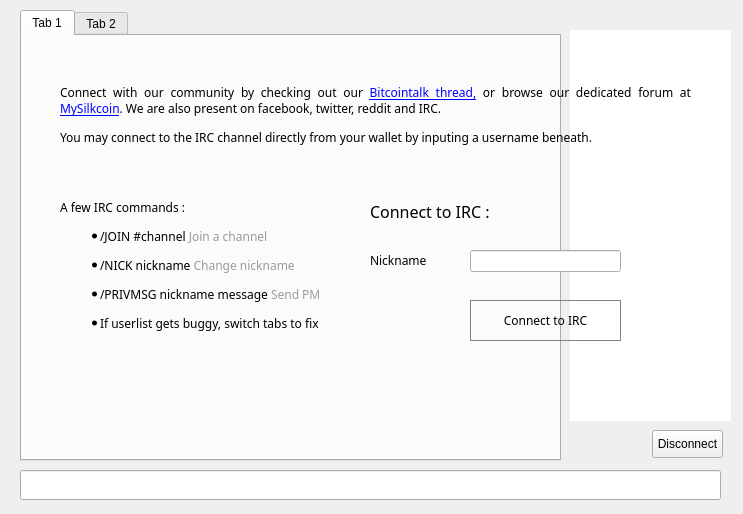
<?xml version="1.0" encoding="UTF-8"?>
<ui version="4.0">
 <class>ChatWindowClass</class>
 <widget class="QWidget" name="ChatWindowClass">
  <property name="geometry">
   <rect>
    <x>0</x>
    <y>0</y>
    <width>743</width>
    <height>514</height>
   </rect>
  </property>
  <widget class="QWidget" name="widget_2" native="true">
   <property name="geometry">
    <rect>
     <x>0</x>
     <y>0</y>
     <width>741</width>
     <height>511</height>
    </rect>
   </property>
   <widget class="QWidget" name="splitter" native="true">
    <property name="enabled">
     <bool>true</bool>
    </property>
    <property name="geometry">
     <rect>
      <x>10</x>
      <y>10</y>
      <width>721</width>
      <height>501</height>
     </rect>
    </property>
    <property name="styleSheet">
     <string notr="true"/>
    </property>
    <widget class="QTabWidget" name="tab">
     <property name="geometry">
      <rect>
       <x>10</x>
       <y>0</y>
       <width>541</width>
       <height>451</height>
      </rect>
     </property>
     <property name="styleSheet">
      <string notr="true"/>
     </property>
     <property name="tabShape">
      <enum>QTabWidget::Rounded</enum>
     </property>
     <property name="currentIndex">
      <number>0</number>
     </property>
     <property name="tabsClosable">
      <bool>false</bool>
     </property>
     <widget class="QWidget" name="widget_4">
      <attribute name="title">
       <string>Tab 1</string>
      </attribute>
     </widget>
     <widget class="QWidget" name="tab_5">
      <attribute name="title">
       <string>Tab 2</string>
      </attribute>
     </widget>
    </widget>
    <widget class="QLineEdit" name="lineEdit">
     <property name="geometry">
      <rect>
       <x>10</x>
       <y>460</y>
       <width>701</width>
       <height>30</height>
      </rect>
     </property>
     <property name="sizePolicy">
      <sizepolicy hsizetype="Fixed" vsizetype="Fixed">
       <horstretch>0</horstretch>
       <verstretch>0</verstretch>
      </sizepolicy>
     </property>
     <property name="maximumSize">
      <size>
       <width>16777215</width>
       <height>30</height>
      </size>
     </property>
    </widget>
    <widget class="QListView" name="userView">
     <property name="geometry">
      <rect>
       <x>560</x>
       <y>20</y>
       <width>161</width>
       <height>391</height>
      </rect>
     </property>
     <property name="minimumSize">
      <size>
       <width>0</width>
       <height>300</height>
      </size>
     </property>
     <property name="styleSheet">
      <string notr="true">border-radius:10px;</string>
     </property>
    </widget>
    <widget class="QPushButton" name="disconnect">
     <property name="geometry">
      <rect>
       <x>642</x>
       <y>420</y>
       <width>71</width>
       <height>28</height>
      </rect>
     </property>
     <property name="text">
      <string>Disconnect</string>
     </property>
    </widget>
   </widget>
   <widget class="QWidget" name="hide3" native="true">
    <property name="geometry">
     <rect>
      <x>0</x>
      <y>0</y>
      <width>741</width>
      <height>511</height>
     </rect>
    </property>
    <property name="styleSheet">
     <string notr="true">font-family:Proxima Nova Rg;</string>
    </property>
    <widget class="QWidget" name="layoutWidget">
     <property name="geometry">
      <rect>
       <x>10</x>
       <y>6</y>
       <width>731</width>
       <height>41</height>
      </rect>
     </property>
     <layout class="QHBoxLayout" name="hide1">
      <property name="spacing">
       <number>7</number>
      </property>
      <item>
       <widget class="QLabel" name="label_9">
        <property name="sizePolicy">
         <sizepolicy hsizetype="Preferred" vsizetype="Preferred">
          <horstretch>0</horstretch>
          <verstretch>0</verstretch>
         </sizepolicy>
        </property>
        <property name="font">
         <font>
          <family>Proxima Nova Rg</family>
         </font>
        </property>
        <property name="text">
         <string>&lt;html&gt;&lt;head/&gt;&lt;body&gt;&lt;p align=&quot;center&quot;&gt;&lt;img src=&quot;:/icons/res/icons/socialt.png&quot;/&gt;&lt;/p&gt;&lt;/body&gt;&lt;/html&gt;</string>
        </property>
       </widget>
      </item>
     </layout>
    </widget>
    <widget class="QLabel" name="hide2">
     <property name="geometry">
      <rect>
       <x>60</x>
       <y>70</y>
       <width>631</width>
       <height>91</height>
      </rect>
     </property>
     <property name="text">
      <string>&lt;html&gt;&lt;head/&gt;&lt;body&gt;&lt;p align=&quot;justify&quot;&gt;&lt;span style=&quot; font-size:9pt;&quot;&gt;Connect with our community by checking out our &lt;/span&gt;&lt;a href=&quot;https://bitcointalk.org/index.php?topic=599438.0&quot;&gt;&lt;span style=&quot; font-size:9pt; text-decoration: underline; color:#0000ff;&quot;&gt;Bitcointalk thread,&lt;/span&gt;&lt;/a&gt;&lt;span style=&quot; font-size:9pt;&quot;&gt; or browse our dedicated forum at &lt;/span&gt;&lt;a href=&quot;http://www.mysilkcoin.com&quot;&gt;&lt;span style=&quot; font-size:9pt; text-decoration: underline; color:#0000ff;&quot;&gt;MySilkcoin&lt;/span&gt;&lt;/a&gt;&lt;span style=&quot; font-size:9pt;&quot;&gt;. We are also present on facebook, twitter, reddit and IRC.&lt;/span&gt;&lt;/p&gt;&lt;p align=&quot;justify&quot;&gt;&lt;span style=&quot; font-size:9pt;&quot;&gt;You may connect to the IRC channel directly from your wallet by inputing a username beneath.&lt;/span&gt;&lt;/p&gt;&lt;/body&gt;&lt;/html&gt;</string>
     </property>
     <property name="wordWrap">
      <bool>true</bool>
     </property>
     <property name="openExternalLinks">
      <bool>true</bool>
     </property>
    </widget>
    <widget class="QLabel" name="label">
     <property name="geometry">
      <rect>
       <x>100</x>
       <y>380</y>
       <width>71</width>
       <height>51</height>
      </rect>
     </property>
     <property name="text">
      <string>&lt;html&gt;&lt;head/&gt;&lt;body&gt;&lt;p align=&quot;center&quot;&gt;&lt;a href=&quot;https://twitter.com/Silk_coin&quot;&gt;&lt;span style=&quot; text-decoration: underline; color:#0000ff;&quot;&gt;&lt;img src=&quot;:/icons/twitter&quot;/&gt;&lt;/span&gt;&lt;/a&gt;&lt;/p&gt;&lt;/body&gt;&lt;/html&gt;</string>
     </property>
     <property name="margin">
      <number>5</number>
     </property>
     <property name="openExternalLinks">
      <bool>true</bool>
     </property>
    </widget>
    <widget class="QLabel" name="label_3">
     <property name="geometry">
      <rect>
       <x>190</x>
       <y>380</y>
       <width>53</width>
       <height>51</height>
      </rect>
     </property>
     <property name="text">
      <string>&lt;html&gt;&lt;head/&gt;&lt;body&gt;&lt;p&gt;&lt;a href=&quot;https://www.facebook.com/Silkcoin&quot;&gt;&lt;span style=&quot; text-decoration: underline; color:#0000ff;&quot;&gt;&lt;img src=&quot;:/icons/face&quot;/&gt;&lt;/span&gt;&lt;/a&gt;&lt;/p&gt;&lt;/body&gt;&lt;/html&gt;</string>
     </property>
     <property name="openExternalLinks">
      <bool>true</bool>
     </property>
    </widget>
    <widget class="QLabel" name="label_4">
     <property name="geometry">
      <rect>
       <x>260</x>
       <y>380</y>
       <width>41</width>
       <height>51</height>
      </rect>
     </property>
     <property name="text">
      <string>&lt;html&gt;&lt;head/&gt;&lt;body&gt;&lt;p&gt;&lt;a href=&quot;http://www.reddit.com/r/silkcoinofficial/&quot;&gt;&lt;span style=&quot; text-decoration: underline; color:#0000ff;&quot;&gt;&lt;img src=&quot;:/icons/reddit&quot;/&gt;&lt;/span&gt;&lt;/a&gt;&lt;/p&gt;&lt;/body&gt;&lt;/html&gt;</string>
     </property>
     <property name="openExternalLinks">
      <bool>true</bool>
     </property>
    </widget>
    <widget class="QLabel" name="label_2">
     <property name="geometry">
      <rect>
       <x>60</x>
       <y>160</y>
       <width>291</width>
       <height>211</height>
      </rect>
     </property>
     <property name="text">
      <string>&lt;html&gt;&lt;head/&gt;&lt;body&gt;&lt;p&gt;A few IRC commands :&lt;/p&gt;&lt;ul style=&quot;margin-top: 0px; margin-bottom: 0px; margin-left: 0px; margin-right: 0px; -qt-list-indent: 1;&quot;&gt;&lt;li style=&quot; margin-top:12px; margin-bottom:12px; margin-left:0px; margin-right:0px; -qt-block-indent:0; text-indent:0px;&quot;&gt;/JOIN #channel &lt;span style=&quot; color:#9a9a9a;&quot;&gt;Join a channel&lt;/span&gt;&lt;/li&gt;&lt;li style=&quot; margin-top:12px; margin-bottom:12px; margin-left:0px; margin-right:0px; -qt-block-indent:0; text-indent:0px;&quot;&gt;/NICK nickname &lt;span style=&quot; color:#9a9a9a;&quot;&gt;Change nickname&lt;/span&gt;&lt;/li&gt;&lt;li style=&quot; margin-top:12px; margin-bottom:12px; margin-left:0px; margin-right:0px; -qt-block-indent:0; text-indent:0px;&quot;&gt;/PRIVMSG nickname message &lt;span style=&quot; color:#9a9a9a;&quot;&gt;Send PM &lt;/span&gt;&lt;/li&gt;&lt;li style=&quot; margin-top:0px; margin-bottom:0px; margin-left:0px; margin-right:0px; -qt-block-indent:0; text-indent:0px;&quot;&gt;If userlist gets buggy, switch tabs to fix&lt;/li&gt;&lt;/ul&gt;&lt;/body&gt;&lt;/html&gt;</string>
     </property>
    </widget>
    <widget class="QLineEdit" name="editPseudo">
     <property name="geometry">
      <rect>
       <x>470</x>
       <y>250</y>
       <width>151</width>
       <height>22</height>
      </rect>
     </property>
     <property name="text">
      <string/>
     </property>
    </widget>
    <widget class="QLabel" name="label_5">
     <property name="geometry">
      <rect>
       <x>370</x>
       <y>250</y>
       <width>61</width>
       <height>21</height>
      </rect>
     </property>
     <property name="text">
      <string>Nickname</string>
     </property>
    </widget>
    <widget class="QPushButton" name="buttonConnect">
     <property name="geometry">
      <rect>
       <x>470</x>
       <y>300</y>
       <width>151</width>
       <height>41</height>
      </rect>
     </property>
     <property name="styleSheet">
      <string notr="true">border-radius:40px;border:1px solid grey</string>
     </property>
     <property name="text">
      <string>Connect to IRC</string>
     </property>
    </widget>
    <widget class="QLabel" name="label_10">
     <property name="geometry">
      <rect>
       <x>370</x>
       <y>200</y>
       <width>161</width>
       <height>21</height>
      </rect>
     </property>
     <property name="text">
      <string>&lt;html&gt;&lt;head/&gt;&lt;body&gt;&lt;p&gt;&lt;span style=&quot; font-size:12pt;&quot;&gt;Connect to IRC :&lt;/span&gt;&lt;/p&gt;&lt;/body&gt;&lt;/html&gt;</string>
     </property>
    </widget>
    <zorder>layoutWidget</zorder>
    <zorder>hide2</zorder>
    <zorder>label</zorder>
    <zorder>label_3</zorder>
    <zorder>label_4</zorder>
    <zorder>label_2</zorder>
    <zorder>editPseudo</zorder>
    <zorder>label_5</zorder>
    <zorder>buttonConnect</zorder>
    <zorder>label_10</zorder>
    <zorder>label_9</zorder>
   </widget>
  </widget>
  <action name="actionQuit">
   <property name="text">
    <string>Quitter</string>
   </property>
   <property name="shortcut">
    <string>Ctrl+Q</string>
   </property>
  </action>
  <action name="actionCloseTab">
   <property name="text">
    <string>Fermer l'onglet</string>
   </property>
  </action>
 </widget>
 <layoutdefault spacing="6" margin="11"/>
 <resources/>
 <connections/>
</ui>
